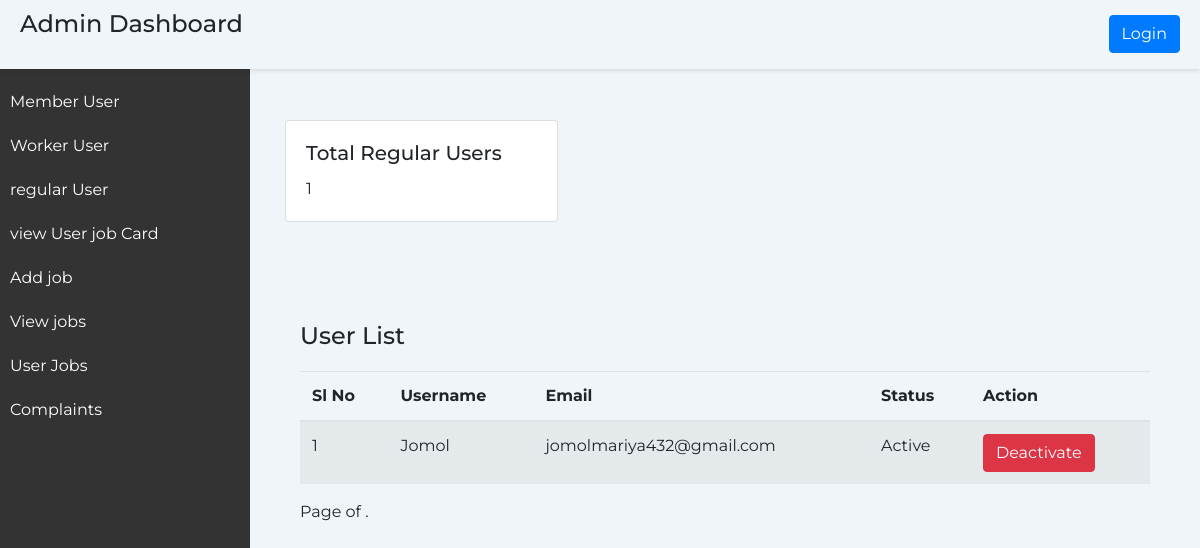
/user, run on an earlier commit of the app's database.
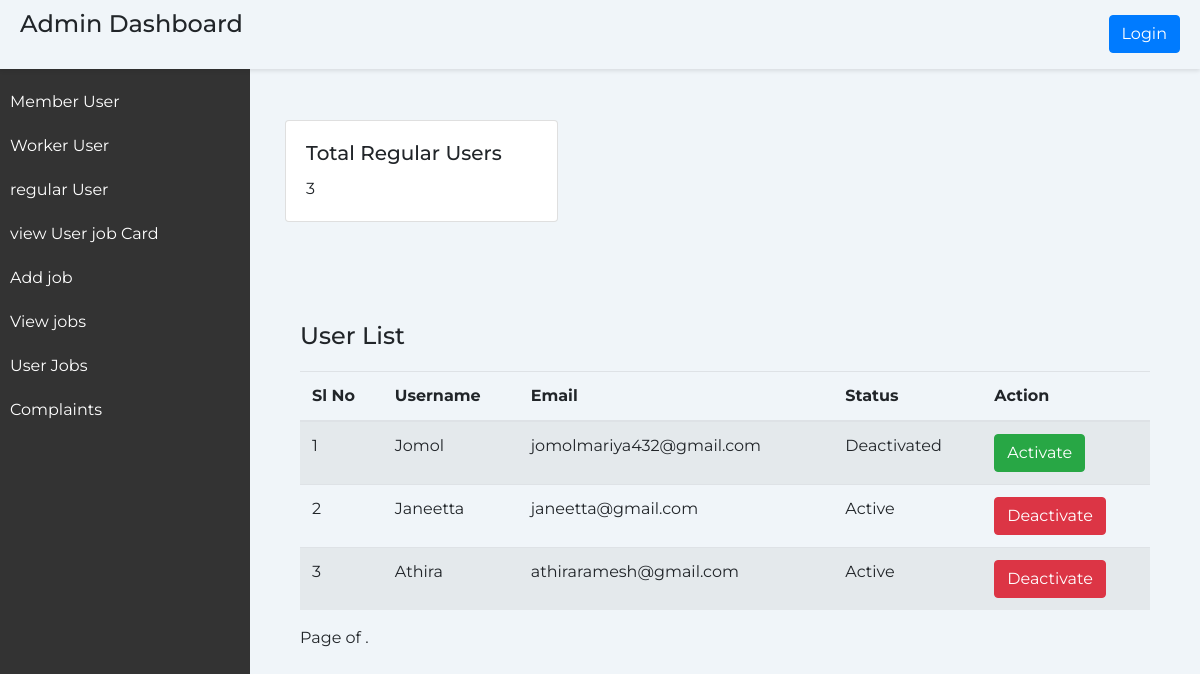
And on a later commit of the database.
### home/models.py (models this page shows, shortened)
class CustomUser(AbstractUser):
    user_type = models.CharField(max_length=20) # Add any additional fields you need
    email=models.EmailField(unique=True)
    is_mentor = models.BooleanField(default=False)
    admin_id = models.CharField(max_length=10, blank=True, null=True)
    is_verified = models.BooleanField(default=False)
    panchayath_name = models.CharField(max_length=100, blank=True, null=True,default='')
    ward_number = models.CharField(max_length=10, blank=True, null=True,default='')
    has_edited_profile = models.BooleanField(default=False)

### home/views.py (the view)
# urls.py: path('user',views.user,name='user'),
def user(request):
    regular_users = CustomUser.objects.filter(user_type='User')
    regular_count=regular_users.count()
    context = {
                'regular_users': regular_users,
                'regular_count':regular_count
             }
    return render(request,'user.html',context)

### templates/user.html (shortened to what the changed rows need)
<!DOCTYPE html>
                <html lang="en">
                <head>
                    <link href="https://maxcdn.bootstrapcdn.com/bootstrap/4.5.2/css/bootstrap.min.css" rel="stylesheet">
                </head>
                <body>
                    <div class="header">
                        <h1 class="page-title">Admin Dashboard</h1>
                     </div>
                    <div class="content">
                        <div class="container">
                            <div class="row">
                                <div class="col-md-4">
                                    <div class="card">
                                        <div class="card-body">
                                            <h5 class="card-title">Total Regular Users</h5>
                                            <p class="card-text">{{ regular_users.count }}</p>
                                        </div>
                                    </div>
                                </div>
                            </div>
                            <div class="container">
                                <div id="regular-list">
                                    <h2 class="page-title mt-4">User List</h2>
                                    <table class="table table-striped">
                                        <thead>
                                            <tr>
                                                <th>Sl No</th>
                                                <th>Username</th>
                                                <th>Email</th>
                                                <th>Status</th>
                                                <th>Action</th>
                                            </tr>
                                        </thead>
                                        <tbody>
                                            {% for user in regular_users %}
                                            <tr>
                                                <td>{{ forloop.counter }}</td>
                                                <td>{{ user.username }}</td>
                                                <td>{{ user.email }}</td>
                                                <td>
                                                    {% if user.is_active %}
                                                        Active
                                                    {% else %}
                                                        Deactivated
                                                    {% endif %}
                                                </td>
                                                <td>
                                                    {% if user.is_active %}
                                                            <form method="post" action="{% url 'deactivate_user' user.id %}">
                                                                <button type="submit" class="btn btn-danger">Deactivate</button>
                                                            </form>
                                                        {% else %}
                                                            <form method="post" action="{% url 'activate_user' user.id %}">
                                                                <button type="submit" class="btn btn-success">Activate</button>
                                                            </form>
                                                    {% endif %}
                                                </td>
                                            </tr>
                                            {% endfor %}
                                        </tbody>
                                    </table>
                </body>
                </html>

What changed in the data, as far as the page shows it:
changed CustomUser "Jomol": is_active "Active Deactivate" → "Deactivated Activate"
added CustomUser: username "Janeetta", email "janeetta@gmail.com", is_active "Active"
added CustomUser: username "Athira", email "athiraramesh@gmail.com", is_active "Active"
Also different on the page:
{{ regular_users.count }}: "1" → "3"
